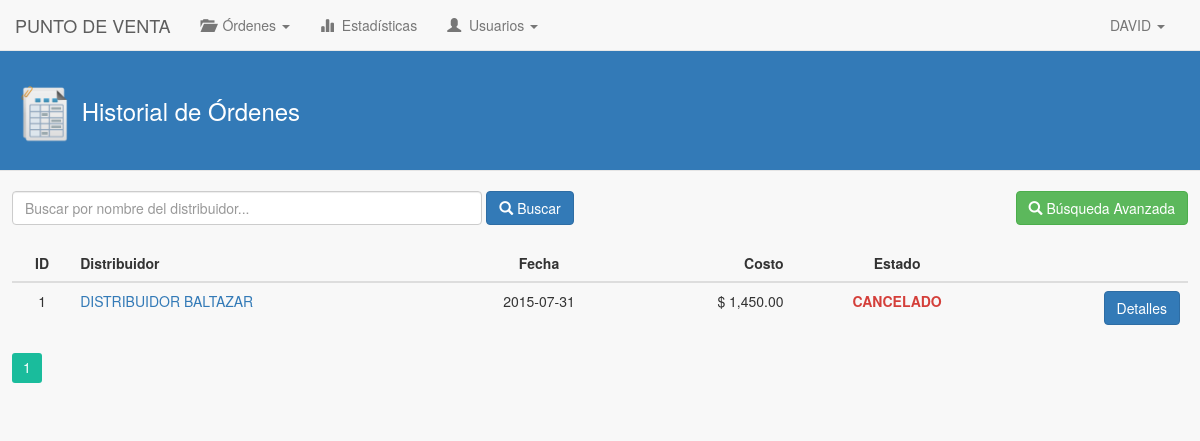
Page /puntoVenta/historialOrdenes/index.php (signed in) on the earlier database version.
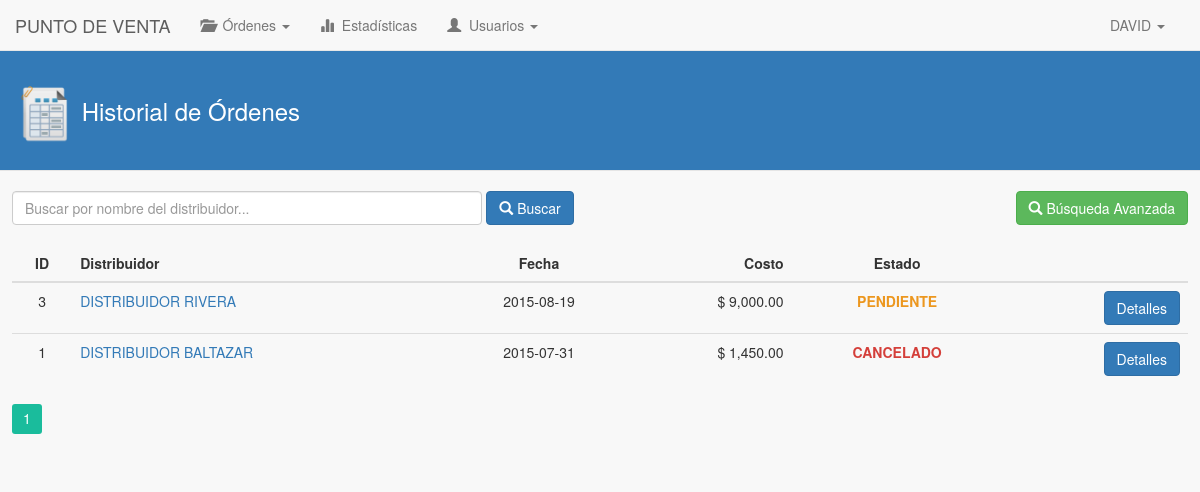
Same page on the later database version.
### tables this page shows
CREATE TABLE IF NOT EXISTS `usuario_punto_venta` (
  `id_usuario_pv` int(11) NOT NULL AUTO_INCREMENT,
  `nombre_usuario_pv` varchar(45) NOT NULL,
  `apellidos_usuario_pv` varchar(45) NOT NULL,
  `telefono_usuario_pv` varchar(45) NOT NULL,
  `direccion_usuario_pv` varchar(45) NOT NULL,
  `id_usuario_fk` int(11) NOT NULL,
  `id_punto_venta_fk` int(11) NOT NULL,
  PRIMARY KEY (`id_usuario_pv`),
  KEY `id_usuario_fk_idx` (`id_usuario_fk`),
  KEY `id_usuario_punto_venta_idx` (`id_punto_venta_fk`)
);

CREATE TABLE IF NOT EXISTS `ordenes_punto_venta` (
  `id_orden` int(11) NOT NULL AUTO_INCREMENT,
  `fecha_orden` date NOT NULL,
  `fecha_entrega_orden` date NOT NULL,
  `costo_orden` decimal(10,2) NOT NULL,
  `descripcion_orden` text,
  `descripcion_cancelacion` text,
  `descripcion_rechazo` text,
  `id_usuario_punto_venta_fk` int(11) NOT NULL,
  `id_distribuidor_fk` int(11) NOT NULL,
  `estado_orden` int(11) NOT NULL,
  PRIMARY KEY (`id_orden`),
  KEY `id_usuario_punto_venta_idx` (`id_usuario_punto_venta_fk`),
  KEY `id_distribuidor_fk_idx` (`id_distribuidor_fk`)
);

CREATE TABLE IF NOT EXISTS `empresa_distribuidores` (
  `id_distribuidor` int(11) NOT NULL AUTO_INCREMENT,
  `nombre_distribuidor` varchar(200) NOT NULL,
  `rfc_distribuidor` varchar(15) NOT NULL,
  `pais_distribuidor` varchar(100) NOT NULL,
  `estado_distribuidor` varchar(100) NOT NULL,
  `ciudad_distribuidor` varchar(100) NOT NULL,
  `cp_distribuidor` varchar(10) NOT NULL,
  `email_distribuidor` varchar(45) NOT NULL,
  `tel1_distribuidor` varchar(20) NOT NULL,
  `tel2_distribuidor` varchar(20) NOT NULL,
  `direccion_distribuidor` text NOT NULL,
  `id_usuario_que_registro` int(11) NOT NULL,
  `fecha_registro_dist` date NOT NULL,
  `fecha_modificacion_dist` date NOT NULL,
  `estado_d` int(1) NOT NULL DEFAULT '1',
  PRIMARY KEY (`id_distribuidor`)
);

### puntoVenta/historialOrdenes/index.php (the view, shortened to what this page needs)
<!DOCTYPE html>
<html>
	<head>
		<link rel="stylesheet" type="text/css" href="../../lib/bootstrap-3.3.5/css/bootstrap.min.css">
		<link rel='stylesheet' type='text/css' href='../../lib/pagination/css.css'/>
		<link rel="stylesheet" type="text/css" href="../../css/estilos.css">
	</head>
	<body>
		<?php
			include('../mod/navbar.php');
		?>
		<div class="contenido-general">
			<div class="modal-header">
				<h3 class="titulo-header">
					<h3 class="titulo-contenido">
						<img class="img-header" src="../../img/historial.png"> <span id="lbl-titulo">Historial de Órdenes</span>
					</h3>
				</h3>
			</div>
			<br>
			<div class="div-buscar">
				<div class="form-inline">
					<input type="text" class="form-control" name="inputBuscar" id="inputBuscar" placeholder="Buscar por nombre del distribuidor..." onkeyup="if(event.keyCode == 13) buscarOrdenes();" autofocus>
					<button class="btn btn-primary" id="btnBuscar" onclick="buscarOrdenes();"><i class="glyphicon glyphicon-search"></i> Buscar</button>
					<button class="btn btn-success" id="btnAvanzada" onclick="busquedaAvanzada();"><i class="glyphicon glyphicon-search"></i> Búsqueda Avanzada</button>
				</div>
			</div>
			<div class="contenido-general-2">
				<br>
				<div id="paginacion-resultados">
					<table class="table">
						<thead>
							<tr>
								<th class="centro">ID</th>
								<th>Distribuidor</th>
								<th class="centro">Fecha</th>
								<th class="derecha">Costo</th>
								<th class="centro">Estado</th>
								<th></th>
							</tr>
						</thead>
						<tbody>
							<?php
								$consulta = "SELECT id_punto_venta_fk FROM usuario_punto_venta WHERE id_usuario_fk = ".$_SESSION['id_usuario'];
								$resultado = mysql_query($consulta);
								$row = mysql_fetch_array($resultado);
								$idUsuarioPvFK = $row['id_punto_venta_fk'];
								$cont = 0;
							    $consulta = "SELECT ords.id_orden, epqs.id_distribuidor, epqs.nombre_distribuidor, ords.fecha_entrega_orden, ords.costo_orden, ords.estado_orden FROM ordenes_punto_venta AS ords, empresa_distribuidores AS epqs WHERE ords.id_distribuidor_fk = epqs.id_distribuidor AND ords.id_usuario_punto_venta_fk = $idUsuarioPvFK ORDER BY ords.id_orden DESC";
								$resultado = mysql_query($consulta);
								while($row = mysql_fetch_array($resultado)){ ?>
									<tr>
						          		<td class="centro"><?php echo $row['id_orden']; ?></td>
						          		<td>
						          			<?php
						          				$idDistribuidor = $row['id_distribuidor'];
						          				$consulta2 = "SELECT * FROM empresa_distribuidores WHERE id_distribuidor = $idDistribuidor";
						          				$resultado2 = mysql_query($consulta2);
						          				$row2 = mysql_fetch_array($resultado2);
						          			?>
						          			<a href="#" class="popover-distribuidor"
						          				tabindex="0"
						          				data-toggle="popover"
						          				data-placement="right"
						          				data-trigger="focus"
						          				data-container="body"
						          				data-html="true"
						          				title="<center><strong><?php echo $row2['nombre_distribuidor']; ?></strong></center>"
						          				data-content="<table class='table'>
						          								<tr>
						          									<td><strong>RFC: </strong></td>
						          									<td><?php echo $row2['rfc_distribuidor']; ?></td>
						          								</tr>
						          								<tr>
						          									<td><strong>Ciudad: </strong></td>
						          									<td><?php echo $row2['ciudad_distribuidor']; ?></td>
						          								</tr>
						          								<tr>
						          									<td><strong>Dirección: </strong></td>
						          									<td><?php echo $row2['direccion_distribuidor']; ?></td>
						          								</tr>
						          								<tr>
						          									<td><strong>Teléfono(s): </strong></td>
						          									<td><?php echo $row2['tel1_distribuidor'].' / '.$row2['tel2_distribuidor']; ?></td>
						          								</tr>
						          								<tr>
						          									<td><strong>Email: </strong></td>
						          									<td><?php echo $row2['email_distribuidor']; ?></td>
						          								</tr>
						          							  <table>">
						          				<?php echo $row['nombre_distribuidor']; ?>
						          			</a>
						          		</td>
						          		<td class="centro"><?php echo $row['fecha_entrega_orden']; ?></td>
						          		<td class="derecha"><?php echo "$ ".number_format($row['costo_orden'], 2, '.', ',')	; ?></td>
					          			<?php
					          				$estado = $row['estado_orden'];
					          				switch($estado) {
					          					case '1': echo "<td class='centro pendiente'><span class='link-estado' onclick='mostrarModalEstado(".$row['id_orden'].")'>PENDIENTE</span></td>"; break;
					          					case '5': echo "<td class='centro cancelado'><span class='popover-estado link-estado' tabindex='0' data-toggle='popover' data-placement='top' data-trigger='focus' data-container='body' data-content='CANCELADO POR EMPAQUE'>CANCELADO</span></td>"; break;
					          					case '10': echo "<td class='centro cancelado'><span class='popover-estado link-estado' tabindex='0' data-toggle='popover' data-placement='top' data-trigger='focus' data-container='body' data-content='CANCELADO POR PUNTO DE VENTA'>CANCELADO</span></td>"; break;
					          				}
					          			?>
						          		<td class="derecha">
							        		<button class="btn btn-primary" onClick="mostrarDetalles(<?php echo $row['id_orden']; ?>)">Detalles</button>
							        	</td>
						    	    </tr>
								<?php $cont++;
								}
							?>
						</tbody>
					</table>
					<?php if($cont > 0){ ?>
						<div class="my-navigation" style="margin: 0px auto;">
							<div class="simple-pagination-page-numbers"></div>
							<br><br><br>
						</div>
					<?php } else{ ?>
						<div class="alert alert-info" role="alert" style="text-align: center;">
							<strong>Sin resultados...</strong> No hay órdenes registrados.
						</div>
					<?php } ?>
				</div>
			</div>
		</div>
	</body>
</html>

### puntoVenta/mod/navbar.php (shortened to what this page needs)
<?php
	$consulta = "SELECT nombre_usuario_pv FROM usuario_punto_venta WHERE id_usuario_fk = ".$_SESSION['id_usuario'];
	$resultado = mysql_query($consulta);
	$row = mysql_fetch_array($resultado);
	$nombreUsuario = $row['nombre_usuario_pv'];
?>
<nav class="navbar navbar-default navbar-fixed-top" role="navigation">
	<div class="container-fluid">
		<div class="navbar-header">
			<a href="../" class="navbar-brand">PUNTO DE VENTA</a>
		</div>
	  	<div class="collapse navbar-collapse" id="navbar-collapse-01">
	  		<ul class="nav navbar-nav">
				<li class="dropdown">
					<a href="#" class="dropdown-toggle" data-toggle="dropdown" role="button" aria-expanded="false"><span class="glyphicon glyphicon-folder-open"></span> &nbsp;Órdenes <span class="caret"></span></a>
				</li>
				<li><a href="../estadisticas/"><span class="glyphicon glyphicon-stats"></span> &nbsp;Estadísticas</a></li>
				<?php
					if($_SESSION['nivel_socio'] == 1){ ?>
						<li class="dropdown">
	  						<a href="#" class="dropdown-toggle" data-toggle="dropdown" role="button" aria-expanded="false"><span class="glyphicon glyphicon-user"></span> &nbsp;Usuarios <span class="caret"></span></a>
						</li>
					<?php }
				?>
	    	</ul>
	    	<ul class="nav navbar-nav navbar-right">
		        <li class="dropdown">
		          	<a href="#" class="dropdown-toggle" data-toggle="dropdown" role="button" aria-expanded="false"><span class="fui-user"></span> &nbsp;<?php echo $nombreUsuario; ?> <span class="caret"></span></a>
		        </li>
		    </ul>
	  	</div>
	</div>
</nav>

### css/estilos.css (style rules this page uses)
body { background-color: #F8F8F8; }
h3.titulo-header { color: #ffffff; }
h3.titulo-contenido { color: #ffffff; }
.modal-header { background-color: #337ab7; }
.img-header { width: 60px; }
.centro { text-align: center; }
.derecha { text-align: right; }
.navbar-right { margin-right: 5px; }
.contenido-general { background-color: #F8F8F8; margin: 0px auto; margin-top: 50px; width: 100%; }
.contenido-general-2 { margin: 0px auto; width: 98%; }
.div-buscar { margin: 0px auto; width: 98%; }
a { color: #337ab7; }
.pendiente { color: #ec971f; font-weight: bold; }
.cancelado { color: #d43f3a; font-weight: bold; }
.link-estado { cursor: pointer; }
#btnAvanzada, #btnAgregarProducto, #btnAgregarCamion, #btnRegistrarUsuario { float: right; }
#inputBuscar { width: 40%; }

Differences in the rows shown:
added ordenes_punto_venta: id_orden "3", id_distribuidor_fk.nombre_distribuidor "DISTRIBUIDOR RIVERA", fecha_entrega_orden "2015-08-19", costo_orden "9,000.00"
changed ordenes_punto_venta "DISTRIBUIDOR BALTAZAR": estado_orden 5 → 10 (drawn)
